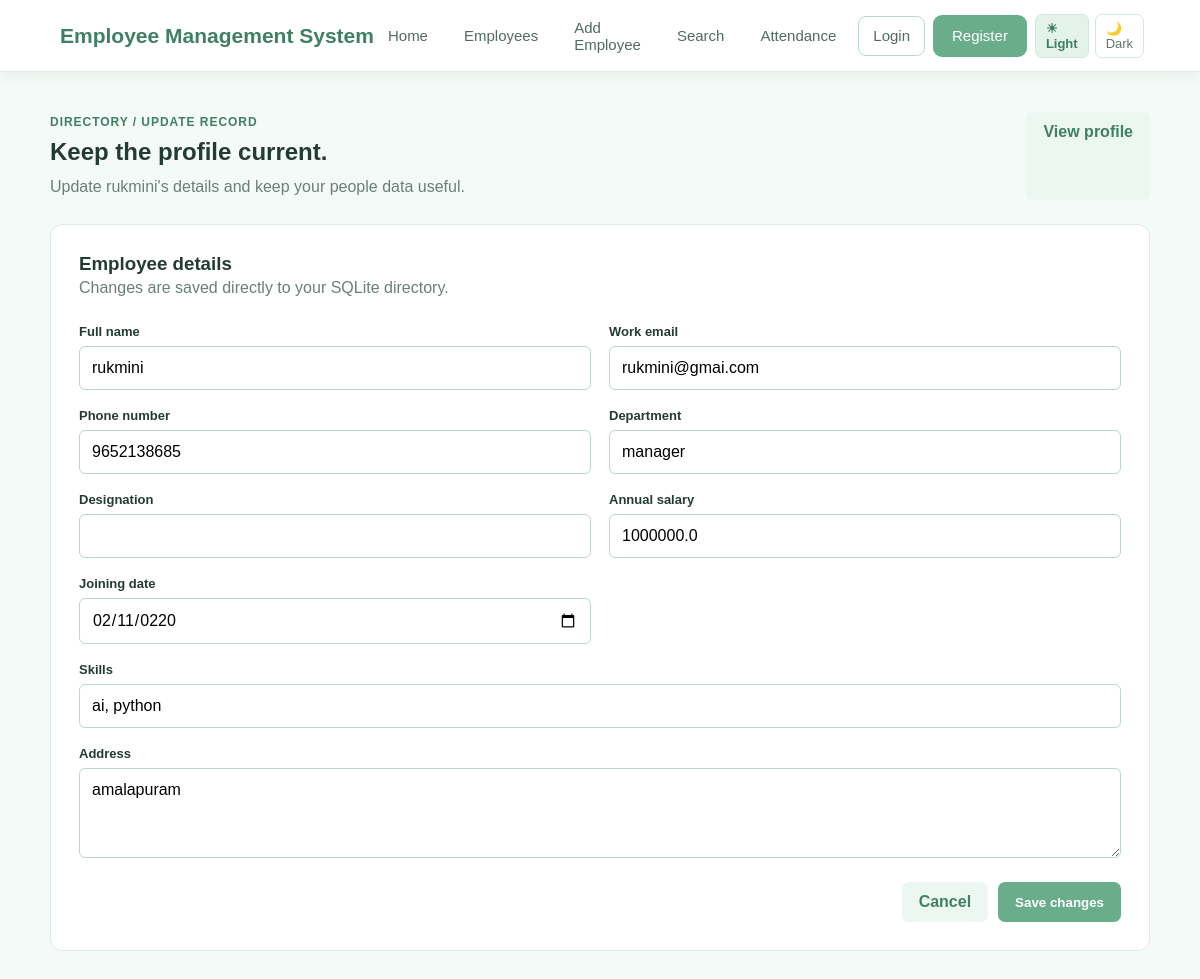
Screenshot of /edit-employee/3 with the database file from the repository.
### tables this page shows
CREATE TABLE employees (
            id INTEGER PRIMARY KEY AUTOINCREMENT,
            name TEXT NOT NULL,
            email TEXT NOT NULL,
            phone TEXT NOT NULL,
            department TEXT NOT NULL,
            salary REAL NOT NULL,
            joining_date TEXT NOT NULL,
            address TEXT
        , designation TEXT NOT NULL DEFAULT 'Team member', employee_code TEXT);

### server.py (the view, shortened to what this page needs)
@app.route("/edit-employee/<int:id>", methods=["GET", "POST"])
def edit_employee(id):
    connection = get_database_connection()
    try:
        employee = connection.execute(
            "SELECT * FROM employees WHERE id = ?", (id,)
        ).fetchone()
        skills = connection.execute(
            "SELECT skill FROM employee_skills WHERE employee_id = ? ORDER BY id",
            (id,),
        ).fetchall()
    finally:
        connection.close()
    if employee is None:
        flash("Employee not found!", "warning")
        return redirect(url_for("employees"))
    if request.method == "GET":
        skills_text = ", ".join(skill["skill"] for skill in skills)
        return render_template(
            "edit employee.html", employee=employee, skills_text=skills_text
        )

### server.py (called while the page is built)
def get_database_connection():
    connection = sqlite3.connect(DATABASE)
    connection.row_factory = sqlite3.Row
    return connection

@app.context_processor
def inject_template_values():
    return {
        "theme": request.cookies.get("theme", "light"),
        "username": session.get("username"),
    }

### templates/edit employee.html (shortened to what this page needs)
{% extends 'base.html' %}
{% block content %}
	<div class="page-header">
		<div>
			<span class="eyebrow">DIRECTORY / UPDATE RECORD</span>
			<h2>Keep the profile current.</h2>
			<p>
				Update {{ employee['name'] }}'s details and keep your people data useful.
			</p>
		</div>
		<a
			class="button secondary"
			href="{{ url_for('employee_profile', id=employee['id']) }}"
		>
			View profile
		</a>
	</div>
	<section class="form-card">
		<h3>Employee details</h3>
		<p>Changes are saved directly to your SQLite directory.</p>
		<form
			action="{{ url_for('edit_employee', id=employee['id']) }}"
			method="post"
		>
			<div class="form-grid">
				<div class="field">
					<label for="name">Full name</label>
					<input
						id="name"
						name="name"
						value="{{ employee['name'] }}"
						required
					>
				</div>
				<div class="field">
					<label for="email">Work email</label>
					<input
						id="email"
						name="email"
						type="email"
						value="{{ employee['email'] }}"
						required
					>
				</div>
				<div class="field">
					<label for="phone">Phone number</label>
					<input
						id="phone"
						name="phone"
						value="{{ employee['phone'] }}"
						required
					>
				</div>
				<div class="field">
					<label for="department">Department</label>
					<input
						id="department"
						name="department"
						value="{{ employee['department'] }}"
						required
					>
				</div>
				<div class="field">
					<label for="designation">Designation</label>
					<input
						id="designation"
						name="designation"
						value="{{ employee['designation'] }}"
						required
					>
				</div>
				<div class="field">
					<label for="salary">Annual salary</label>
					<input
						id="salary"
						name="salary"
						type="number"
						min="0"
						step="0.01"
						value="{{ employee['salary'] }}"
						required
					>
				</div>
				<div class="field">
					<label for="joining_date">Joining date</label>
					<input
						id="joining_date"
						name="joining_date"
						type="date"
						value="{{ employee['joining_date'] }}"
						required
					>
				</div>
				<div class="field full">
					<label for="skills">Skills</label>
					<input
						id="skills"
						name="skills"
						value="{{ skills_text }}"
						placeholder="e.g. Python, SQL, Docker"
					>
				</div>
				<div class="field full">
					<label for="address">Address</label>
					<textarea
						id="address"
						name="address"
					>{{ employee['address'] or '' }}</textarea>
				</div>
			</div>
			<div class="form-actions">
				<a
					class="button secondary"
					href="{{ url_for('employees') }}"
				>
					Cancel
				</a>
				<button class="button" type="submit">
					Save changes
				</button>
			</div>
		</form>
	</section>
{% endblock %}

### templates/base.html (style rules this page uses)
* { box-sizing: border-box; }
body { margin: 0; background: #f4faf7; color: #243b35; font-family: Arial, sans-serif; }
.page-header { display: flex; justify-content: space-between; gap: 24px; margin-bottom: 24px; }
.eyebrow { color: #3f8065; font-size: 12px; font-weight: bold; letter-spacing: .08em; }
h2 { margin: 8px 0; }
p { color: #6b7f78; line-height: 1.6; }
.form-card, .info-card { background: #fff; border: 1px solid #dcebe4; border-radius: 12px; padding: 28px; }
.form-grid { display: grid; grid-template-columns: repeat(2, minmax(0, 1fr)); gap: 18px; margin-top: 24px; }
.field { display: flex; flex-direction: column; gap: 7px; }
.field.full { grid-column: 1 / -1; }
label { font-size: 13px; font-weight: bold; }
input, textarea { width: 100%; border: 1px solid #b9d9ca; border-radius: 6px; padding: 12px; font: inherit; }
textarea { min-height: 90px; resize: vertical; }
.form-actions { display: flex; justify-content: flex-end; gap: 10px; margin-top: 24px; }
.button { display: inline-block; border: 0; border-radius: 7px; padding: 11px 17px; background: #69ad8b; color: #fff; text-decoration: none; cursor: pointer; font-weight: bold; }
.button.secondary { background: #edf7f2; color: #3f8065; }

### templates/navbar.html (style rules this page uses)
* { margin: 0; padding: 0; box-sizing: border-box; }
body { font-family: "Poppins", sans-serif; min-height: 100vh; background: #f4faf7; color: #243b35; }

### rows the page displays
employees: name "rukmini", email "rukmini@gmai.com", phone "9652138685", department "manager", salary "1000000.0", joining_date "02/11/0220", address "amalapuram"
